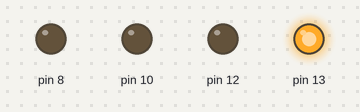
Recording of a sketch running on a simulated Arduino Uno, built with avr-gcc and run on an emulated ATmega328P. Parts: output pins drawn as LEDs (lit = HIGH).

Above: at 1.5 s.
At 3.5 s:
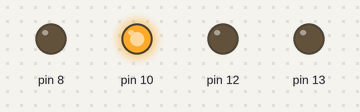
At 4.5 s:
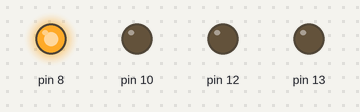
At 6.5 s:
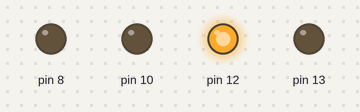
Timing chart, 0 to 8.8 s (numbered marks = the images above):
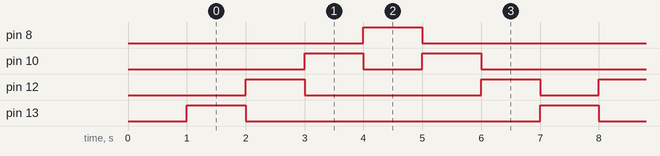

Measured:
- by itself, pin 8, pin 13: alternates HIGH for 1.0 s and LOW for 5.0 s
- by itself, pin 10: repeats every 6.0 s: LOW 1.0 s, HIGH 1.0 s, LOW 3.0 s, HIGH 1.0 s
- by itself, pin 12: repeats every 6.0 s: LOW 3.0 s, HIGH 1.0 s, LOW 1.0 s, HIGH 1.0 s

The sketch:

testeApito.ino
```cpp
void setup() {
  Serial.begin(9600);
  delay(1000);
  pinMode(8,OUTPUT);
  pinMode(10,OUTPUT);
  pinMode(12,OUTPUT);
  pinMode(13,OUTPUT);

}

void loop() {
 digitalWrite(13,1);
 delay(1000);
  digitalWrite(13,0);

 digitalWrite(12,1);
 delay(1000);
  digitalWrite(12,0);

 digitalWrite(10,1);
 delay(1000);
  digitalWrite(10,0);

 digitalWrite(8,1);
 delay(1000);
  digitalWrite(8,0);


 digitalWrite(10,1);
 delay(1000);
  digitalWrite(10,0);

  digitalWrite(12,1);
  delay(1000);
  digitalWrite(12,0);


}
```
